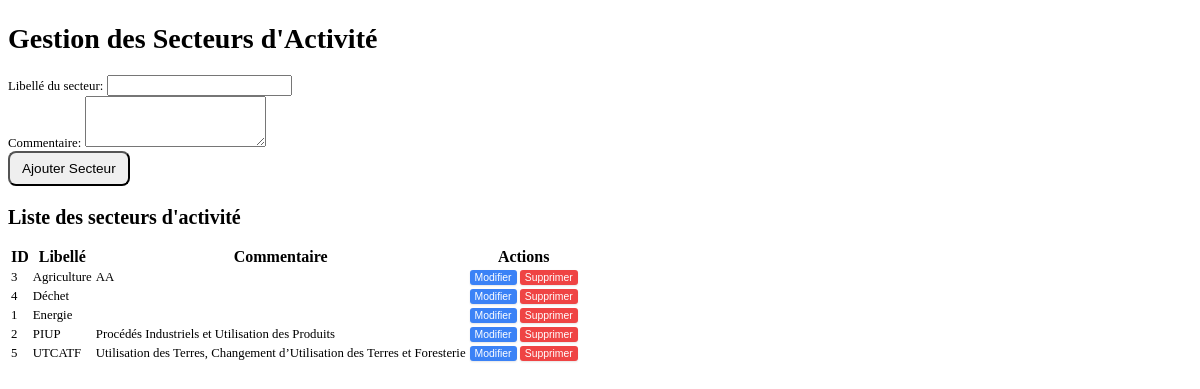
The app's page /mrv/config_pages/secteurs_activite.php (signed in) with its own data.
### tables this page shows
CREATE TABLE IF NOT EXISTS `secteursactivite` (
  `ID` int NOT NULL AUTO_INCREMENT,
  `Libelle` varchar(255) NOT NULL,
  `Commentaire` text,
  PRIMARY KEY (`ID`)
);

### mrv/config_pages/secteurs_activite.php (the view, shortened to what this page needs)
<?php
require_once '../database.php';
$can_edit_delete = ($_SESSION['profil'] === 'Coordonnateur' || $_SESSION['profil'] === 'Fournisseur');
$stmt_sectors = $conn->prepare("SELECT ID, Libelle, Commentaire FROM SecteursActivite ORDER BY Libelle");
$stmt_sectors->execute();
$sectors = $stmt_sectors->fetchAll(PDO::FETCH_ASSOC);
?>
<!DOCTYPE html>
<html lang="fr">
<head>
</head>
<body class="bg-gray-100 p-4">
    <div class="max-w-4xl mx-auto bg-white pt-1 pb-6 px-6 rounded-lg shadow-md">
        <h2 class="text-2xl font-bold mb-6 text-center text-gray-800">Gestion des Secteurs d'Activité</h2>
        <form id="sectorForm" class="mb-8 p-6 border border-gray-200 rounded-lg shadow-sm">
            <div class="mb-4">
                <label for="libelle" class="block text-gray-700 text-sm font-bold mb-2">Libellé du secteur:</label>
                <input type="text" id="libelle" name="libelle" required
                       class="shadow appearance-none border rounded w-full py-2 px-3 text-gray-700 leading-tight focus:outline-none focus:shadow-outline">
            </div>
            <div class="mb-4">
                <label for="commentaire" class="block text-gray-700 text-sm font-bold mb-2">Commentaire:</label>
                <textarea id="commentaire" name="commentaire" rows="3"
                          class="shadow appearance-none border rounded w-full py-2 px-3 text-gray-700 leading-tight focus:outline-none focus:shadow-outline"></textarea>
            </div>
            <div class="flex items-center justify-between">
                <button type="submit" id="submitButton"
                        class="bg-blue-500 hover:bg-blue-700 text-white font-bold py-2 px-4 rounded-lg focus:outline-none focus:shadow-outline transition duration-300 ease-in-out">
                </button>
            </div>
        </form>
        <div class="bg-white p-6 rounded-lg shadow-md">
            <h3 class="text-xl font-bold mb-4 text-gray-800">Liste des secteurs d'activité</h3>
            <div class="overflow-x-auto">
                <table id="sectorsTable" class="min-w-full bg-white border border-gray-200 rounded-lg">
                    <thead>
                        <tr>
                            <th class="py-3 px-4 bg-gray-50 text-left text-xs font-medium text-gray-500 uppercase tracking-wider rounded-tl-lg">ID</th>
                            <th class="py-3 px-4 bg-gray-50 text-left text-xs font-medium text-gray-500 uppercase tracking-wider">Libellé</th>
                            <th class="py-3 px-4 bg-gray-50 text-left text-xs font-medium text-gray-500 uppercase tracking-wider">Commentaire</th>
                            <?php if ($can_edit_delete): ?>
                                <th class="py-3 px-4 bg-gray-50 text-left text-xs font-medium text-gray-500 uppercase tracking-wider rounded-tr-lg">Actions</th>
                            <?php endif; ?>
                        </tr>
                    </thead>
                    <tbody class="divide-y divide-gray-200">
                        <?php foreach ($sectors as $sector): ?>
                            <tr data-id="<?php echo htmlspecialchars($sector['ID']); ?>">
                                <td class="py-3 px-4 whitespace-nowrap text-sm font-medium text-gray-900"><?php echo htmlspecialchars($sector['ID']); ?></td>
                                <td class="py-3 px-4 whitespace-nowrap text-sm text-gray-600"><?php echo htmlspecialchars($sector['Libelle']); ?></td>
                                <td class="py-3 px-4 text-sm text-gray-600"><?php echo nl2br(htmlspecialchars($sector['Commentaire'])); ?></td>
                                <?php if ($can_edit_delete): ?>
                                    <td class="py-3 px-4 whitespace-nowrap text-sm font-medium">
                                        <button type="button" onclick="editSector(<?php echo htmlspecialchars($sector['ID']); ?>, '<?php echo htmlspecialchars(addslashes($sector['Libelle'])); ?>', '<?php echo htmlspecialchars(addslashes($sector['Commentaire'])); ?>')"
                                                class="action-button edit-button mr-2">
                                            Modifier
                                        </button>
                                        <button type="button" onclick="confirmDelete(<?php echo htmlspecialchars($sector['ID']); ?>)"
                                                class="action-button delete-button">
                                            Supprimer
                                        </button>
                                    </td>
                                <?php endif; ?>
                            </tr>
                        <?php endforeach; ?>
                    </tbody>
                </table>
            </div>
        </div>
    </div>
</body>
</html>

### mrv/config_pages/secteurs_activite.php (style rules this page uses)
h2 { font-size: 1.75rem; margin-bottom: 1.25rem; }
h3 { font-size: 1.25rem; margin-bottom: 1rem; }
.text-sm { font-size: 0.8rem; }
.bg-blue-500, .bg-gray-300 { padding-top: 8px; padding-bottom: 8px; padding-left: 12px; padding-right: 12px; font-size: 0.85rem; border-radius: 0.5rem; }
.action-button { padding: 2px 5px; border-radius: 3px; font-weight: normal; font-size: 0.65rem; transition: background-color 0.3s ease, transform 0.2s ease; box-shadow: 0 1px 2px rgba(0,0,0,0.1); }
.edit-button { background-color: #3b82f6; color: white; border: none; }
.delete-button { background-color: #ef4444; color: white; border: none; }

### records on screen
secteursactivite: ID "3", Libelle "Agriculture", Commentaire "AA"
secteursactivite: ID "4", Libelle "Déchet"
secteursactivite: ID "1", Libelle "Energie"
secteursactivite: ID "2", Libelle "PIUP", Commentaire "Procédés Industriels et Utilisation des Produits"
secteursactivite: ID "5", Libelle "UTCATF", Commentaire "Utilisation des Terres, Changement d’Utilisation des Terres et Foresterie"
